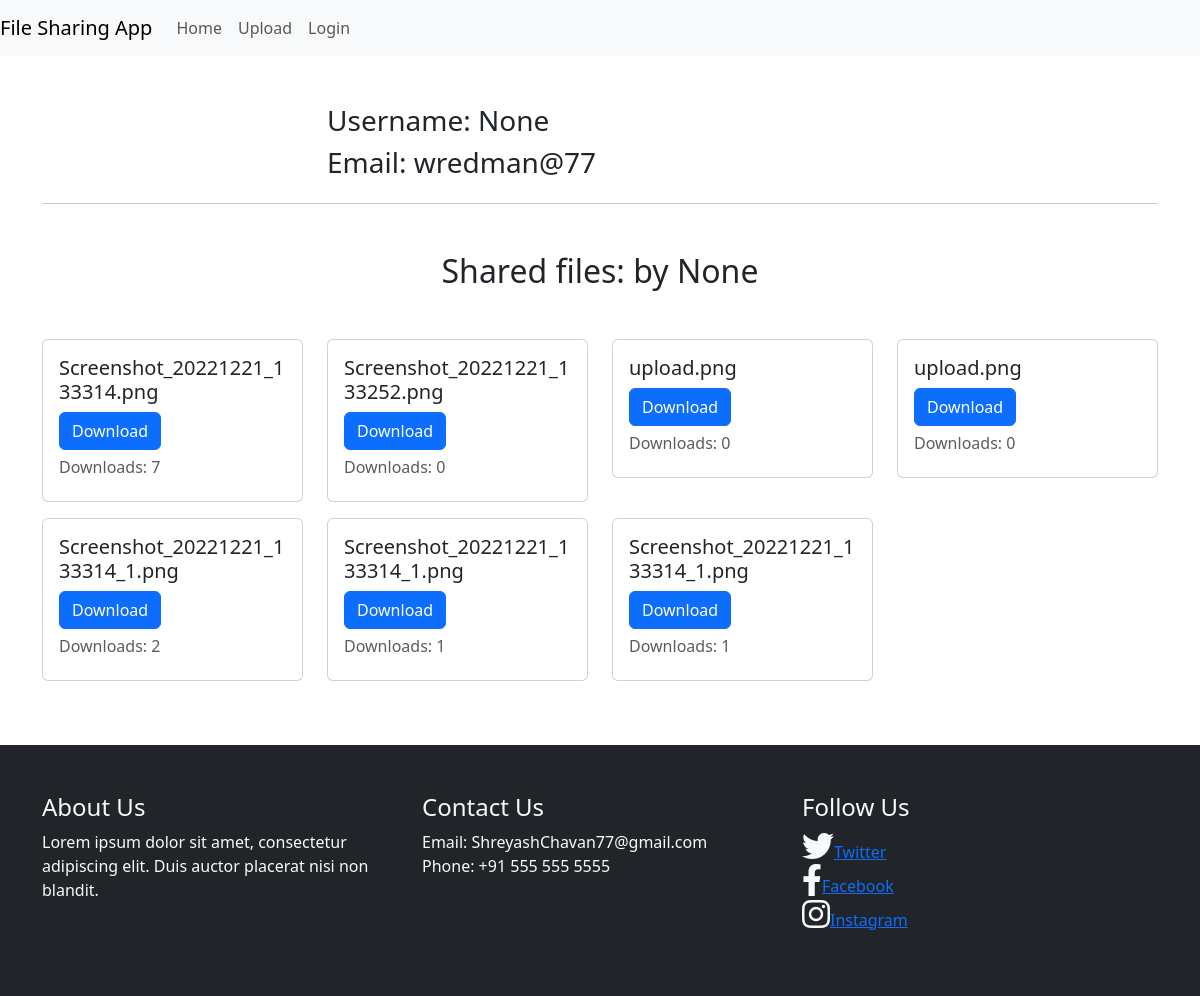
/profile/wredman, run on the app's committed database.
### tables this page shows
CREATE TABLE "users" (
	"id"	INTEGER NOT NULL,
	"username"	TEXT NOT NULL,
	"email"	TEXT NOT NULL,
	"password"	TEXT NOT NULL,
	"name"	TEXT,
	PRIMARY KEY("id" AUTOINCREMENT)
);

CREATE TABLE "files" (
	"id"	INTEGER,
	"name"	TEXT,
	"description"	TEXT,
	"size"	INTEGER,
	"download_count"	INTEGER,
	"created_at"	NUMERIC,
	"type"	TEXT,
	"uploader"	TEXT,
	PRIMARY KEY("id")
);

### app.py (the view)
@app.route('/profile/<username>')
def show_profile(username):
    conn = sqlite3.connect('mydatabase.db')
    cursor = conn.cursor()
    cursor.execute('SELECT name, email FROM users WHERE username = ?', (username,))
    user = cursor.fetchone()
    cursor.execute('SELECT name, download_count FROM files WHERE uploader = ?', (username,))
    files = cursor.fetchall()
    return render_template('profile.html', user=user, files=files)

### templates/profile.html (shortened to what this page needs)
{% extends 'base.html' %}
{% block content %}
<div class="container mt-5">
  <div class="row">
    <div class="col-md-6 offset-md-3">
      <h3>Username: {{ user[0] }}</h3>
      <h3>Email: {{ user[1] }}</h3>
    </div>
  </div>
  <hr>
  <h2 class="text-center mt-5">Shared files: by {{user[0]}}</h2>
  <div class="row mt-5">
    {% for file in files %}
      <div class="col-sm-6 col-md-4 col-lg-3">
        <div class="card mb-3">
          <div class="card-body">
            <h5 class="card-title">{{ file[0] }}</h5>
            <a href="/files/{{file[0]}}" download="true" class="btn btn-primary">Download</a>
            <h6 class="card-subtitle mt-2 mb-2 text-muted">Downloads: {{file[1]}}</h6>
          </div>
        </div>
      </div>
    {% endfor %}
  </div>
</div>
{%endblock%}

### templates/base.html (shortened to what this page needs)
<!DOCTYPE html>
<html>
    <link href="https://cdn.jsdelivr.net/npm/bootstrap@5.3.0-alpha1/dist/css/bootstrap.min.css" rel="stylesheet">
    <link rel="stylesheet" href="https://cdnjs.cloudflare.com/ajax/libs/font-awesome/6.2.1/css/all.min.css">
    <body>
        <nav class="navbar navbar-expand-lg navbar-light bg-light">
            <a class="navbar-brand" href="/">File Sharing App</a>
            <div class="collapse navbar-collapse" id="navbarNav">
              <ul class="navbar-nav">
                <li class="nav-item active">
                  <a class="nav-link" href="/">Home</a>
                </li>
                <li class="nav-item">
                  <a class="nav-link" href="{{  url_for('upload_file') }}">Upload</a>
                </li>
                {% if current_user.is_authenticated==0 %}
                <li class="nav-item">
                  <a class="nav-link" href="{{  url_for('login') }}">Login</a>
                </li>
                {%endif%}
              </ul>
            </div>
          </nav>
          {% block content %}
          {% endblock %}
            <footer class="bg-dark py-5 mt-5">
              <div class="container">
                <div class="row">
                  <div class="col-md-4">
                    <h4 class="text-light">About Us</h4>
                    <p class="text-light">Lorem ipsum dolor sit amet, consectetur adipiscing elit. Duis auctor placerat nisi non blandit.</p>
                  </div>
                  <div class="col-md-4">
                    <h4 class="text-light">Contact Us</h4>
                    <ul class="list-unstyled text-light">
                      <li>Email: ShreyashChavan77@gmail.com</li>
                      <li>Phone: +91 555 555 5555</li>
                    </ul>
                  </div>
                  <div class="col-md-4">
                    <h4 class="text-light">Follow Us</h4>
                    <ul class="list-unstyled">
                      <li><a href="#"><i class="fab fa-twitter fa-2x text-light"></i>Twitter</a></li>
                      <li><a href="#"><i class="fab fa-facebook-f fa-2x text-light"></i>Facebook</a></li>
                      <li><a href="#"><i class="fab fa-instagram fa-2x text-light"></i>Instagram</a></li>
                    </ul>
                  </div>
                </div>
              </div>
            </footer>
</body>
</html>

### data on the page
users: email "wredman@77"
files: name "Screenshot_20221221_133314.png", download_count "7"
files: name "Screenshot_20221221_133252.png", download_count "0"
files: name "upload.png", download_count "0"
files: name "upload.png", download_count "0"
files: name "Screenshot_20221221_133314_1.png", download_count "2"
files: name "Screenshot_20221221_133314_1.png", download_count "1"
files: name "Screenshot_20221221_133314_1.png", download_count "1"

### other printed values
{{ user[0] }} "None"
